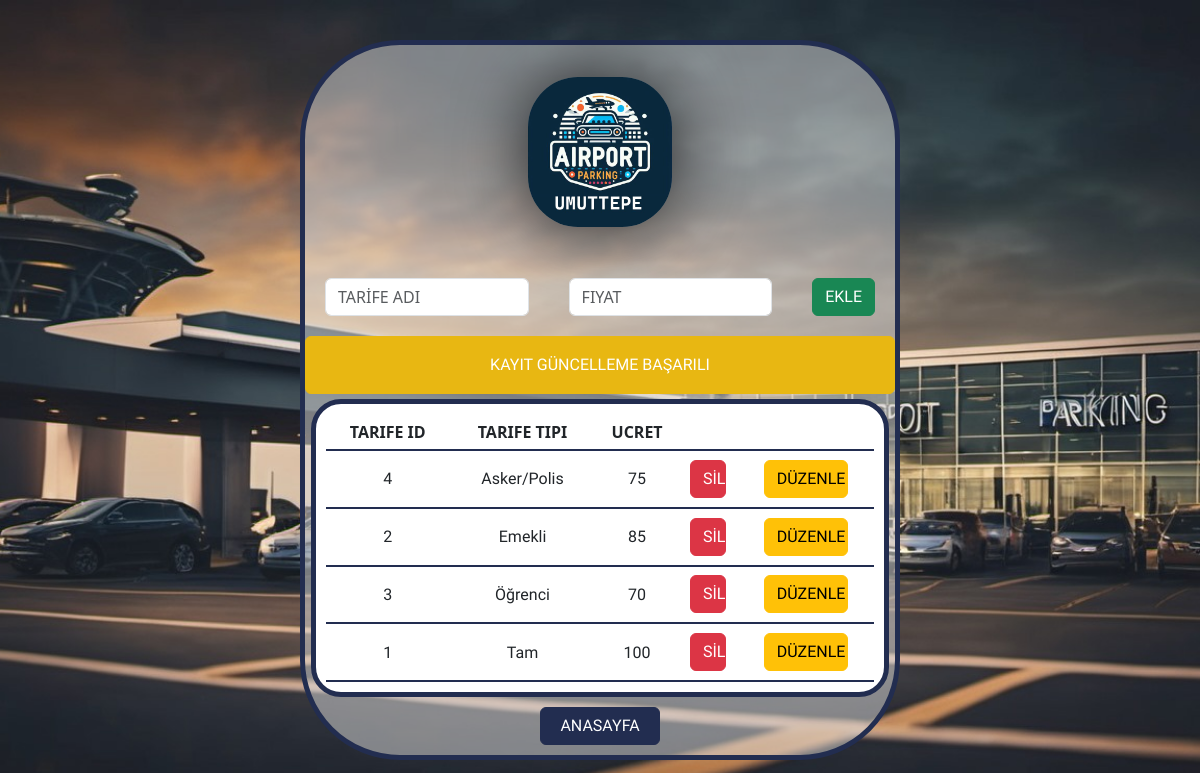
Page /Otopark_Otomasyon/admin_tarife.php on the committed database.
### tables this page shows
create table if not exists tarife(
tarife_id INT AUTO_INCREMENT,
tarife_tipi VARCHAR(20),
ucret INT,
PRIMARY KEY(tarife_id)
);

### Otopark_Otomasyon/vars/_functions.php (called while the page is built, shortened)
<?php
function tarifeVeri(){
    include "baglan.php";
   $query="SELECT * FROM tarife";
   $sonuc=mysqli_query($connection,$query);
   return $sonuc;
}

### Otopark_Otomasyon/admin_tarife.php (the view, shortened to what this page needs)
<?php include "vars/_functions.php"?>
<?php include "layers/header.php"?>
<?php
isset($_SESSION["tarife_ayar"]) ? $check=$_SESSION["tarife_ayar"]:$check="";
?>
</head>
<body>
<div class="kapsayici">
    <div class="icerik">
        <div class="logo">
        <img src="/otopark_otomasyon/img/logo.jpeg" alt=""><br>
        </div>
        <div class="bilgi">
              <div class="secenek">
                        <form action="admin_tarife_kayit.php" method="POST">
                        <input type="text" name="yeniTarife_adi" id="yeniTarife_adi" required placeholder="TARİFE ADI" class="form-control">
                        <input type="number" name="yeniTarife_fiyat" id="yeniTarife_fiyat"required placeholder="FIYAT" class="form-control">
                        <input type="submit" value="EKLE" name="ekle" class="btn btn-success kalam-regular" style="width:10vw">
                        </form>
            </div>
            <?php if($check=="eklendi"):?>
            <div class="alert alert-success kalam-regular sonuc" role="alert">
                KAYIT EKLEME BAŞARILI
                </div>
                <?php elseif($check=="silindi"):?>
                    <div class="alert alert-danger kalam-regular sonuc" role="alert">
                KAYIT SİLME BAŞARILI
                </div>
                <?php else:?>
                    <div class="alert alert-warning kalam-regular sonuc" role="alert">
                KAYIT GÜNCELLEME BAŞARILI
                </div>
            <?php endif;?>
        <div class="liste">
            <table>
                <tr>
                    <th>TARIFE ID</th>
                    <th>TARIFE TIPI</th>
                    <th>UCRET</th>
                    <th></th>
                    <th></th>
                </tr>
                <?php $kontrol=tarifeVeri(); while($dizi=mysqli_fetch_row($kontrol)):?>
                    <tr>
                        <?php for($i=0;$i<count($dizi)+2;$i++):?>
                            <?php if($i==3):?>
                                <td><a class='btn btn-danger kalam-regular' href='admin_tarife_sil.php?tarife_id=<?php echo $dizi[0]?>' >SİL</a></td>
                            <?php elseif($i==4):?>
                                <td><a class='btn btn-warning kalam-regular' href='admin_tarife_duzenle.php?tarife_id=<?php echo $dizi[0]?>&tarife_adi=<?php echo $dizi[1]?>&tarife_ucreti=<?php echo $dizi[2]?>' >DÜZENLE</a></td>
                             <?php else:?>
                            <td><?php echo "<em class='kalam-regular'>$dizi[$i]</em>";?></td>
                            <?php endif;?>
                        <?php endfor;?>
                    </tr>
                <?php endwhile;?>
            </table>
        </div>
        <a class='btn btn-primary kalam-regular anasayfa' href='admin_anasayfa.php'>ANASAYFA</a>
        </div>
    </div>
</div>
<?php include "layers/footer.php"?>

### Otopark_Otomasyon/style/style.css (style rules this page uses)
* { padding: 0px;margin: 0px; }
.kalam-regular { font-family: "Kalam", cursive; font-weight: 400; font-style: normal; }
body { width: 100%; height: 100vh; background: url("/otopark_otomasyon/img/background.jfif"); background-position: center; background-repeat: no-repeat; background-size: cover; }
.kapsayici { width: 100%; height: 100vh; display: flex; justify-content: center; align-items: center; }
.icerik { width: 50%; border: 5px solid #222d50; height: 90vh; border-radius: 100px; display: flex; flex-direction: column; justify-content: center; background:rgba(221, 221, 221,0.5); }
.logo { width: 100%; display: flex; justify-content: center; align-items: center; height: 30%; }
.logo img { width: 12vw; height: 150px; border-radius: 50px; -webkit-box-shadow: 0px 0px 70px 0px rgba(0,0,0,0.75); -moz-box-shadow: 0px 0px 70px 0px rgba(0,0,0,0.75); box-shadow: 0px 0px 70px 0px rgba(0,0,0,0.75); }
.bilgi { width: 100%; height: 70%; display: flex; flex-direction: column; justify-content: center; align-items: center; }

### Otopark_Otomasyon/admin_tarife.php (style rules this page uses)
a { width: 3vw; }
.bilgi { display:flex;justify-content: flex-start; }
.secenek { width: 100%;display: flex;flex-direction: column;align-items: center;justify-content: space-between; }
form { width: 100%; display: flex; justify-content: center; align-items: center; }
input[type="text"],input[type="number"] { margin: 20px 20px; }
input[type="submit"] { margin: 20px; }
.liste { width: 98%; display: flex; flex-direction: row; flex-wrap: wrap; justify-content: center; margin: 0px auto; height: 300px; overflow: auto; padding: 10px; border: 5px solid #222d50; border-radius: 30px; background:white; }
table { width: 100%; }
table,tr,td,th { border-bottom: 2px solid #222d50; text-align: center; }
.anasayfa { width: 10vw;margin-top: 10px;margin-bottom: 10px; }
.btn-primary { background-color: #222d50; border-color: #222d50; }
.btn-warning { width: 7vw; }
.alert-warning { background-color: #e8b712;border-color: #e8b712;color:white; }
.sonuc { width: 100%;display: flex;justify-content: center;align-items: center;margin-bottom: 5px; }

### rows in the picture
tarife: tarife_id "4", tarife_tipi "Asker/Polis", ucret "75"
tarife: tarife_id "2", tarife_tipi "Emekli", ucret "85"
tarife: tarife_id "3", tarife_tipi "Öğrenci", ucret "70"
tarife: tarife_id "1", tarife_tipi "Tam", ucret "100"
